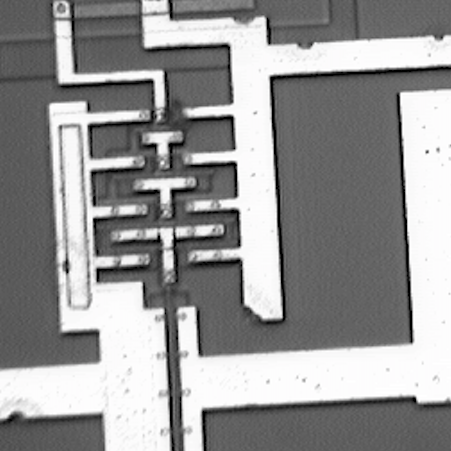
%> input picture ic.png, 451 x 451 px
$ octave ic_prewitt.m   (GNU Octave 9; MATLAB toolbox functions it lacks are replaced by stand-ins)
%> lines starting %> are read from the running program, lines starting %| are printed output that depends on the picture; in (x1, y1, x2, y2) boxes, pixels count from 0 and x2, y2 are one past the last pixel; in counts of white or black regions, pixels touching at a corner belong together; the program's own positions count from 1
clear all;
ic=imread('ic.png');
%> ic is the input picture: size 451x451x3 uint8; mean R, G, B 148.7, 148.6, 148.7
ic_gray=rgb2gray(ic);

px=[-1 0 1;-1 0 1;-1 0 1];   %prewitt x
icx=filter2(px,ic_gray);
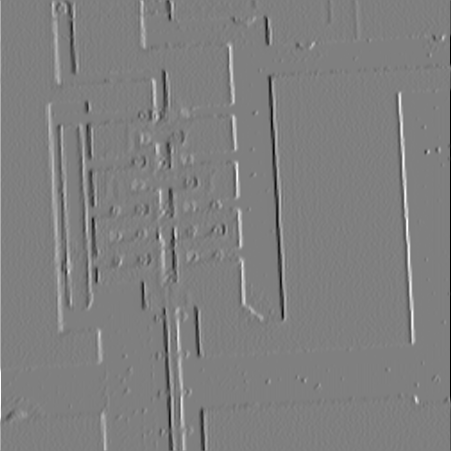
%> icx: size 451x451 double; min -762, max 762, mean 0.7; drawn with min black and max white
imshow(ic_gray);
figure,imshow(icx/255);

py=px';                      %prewitt y
icy=filter2(py,ic_gray);
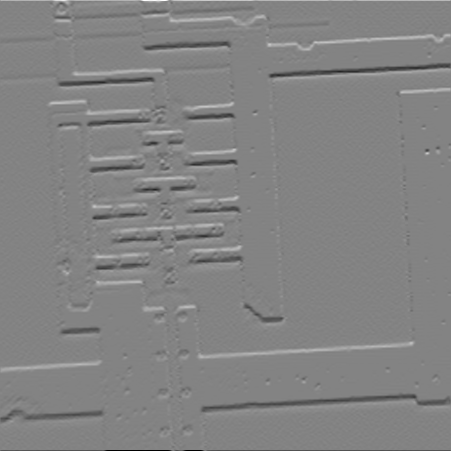
%> icy: size 451x451 double; min -756, max 714, mean 0.1; drawn with min black and max white
figure,imshow(icy/255);
%> after `imshow(icy/255)`:
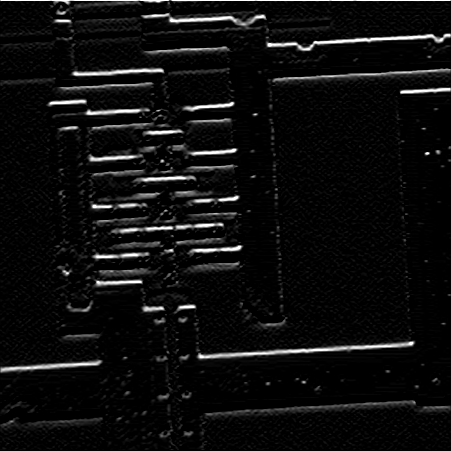
%> displayed picture: size 451x451, on the screen's scale of 0 to 255; min 0, max 255, mean 13.8

edge_p=sqrt(icx.^2+icy.^2);  %prewitt x&y (combined)
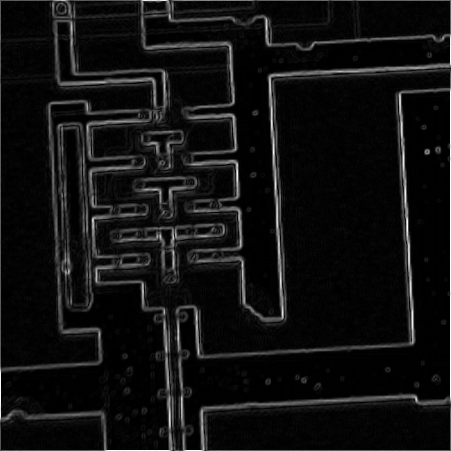
%> edge_p: size 451x451 double; min 0, max 762.1, mean 51.4; drawn with min black and max white
figure,imshow(edge_p/255);
%> after `imshow(edge_p/255)`:
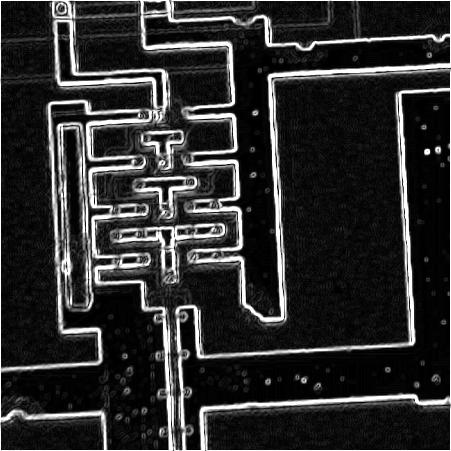
%> displayed picture: size 451x451, on the screen's scale of 0 to 255; min 0, max 255, mean 45.8

tn=graythresh(edge_p);%otsu method to find the best threshold value
%> tn = 0.498
edge_p_binarize=imbinarize(edge_p/255,tn);%binarize image by threshold
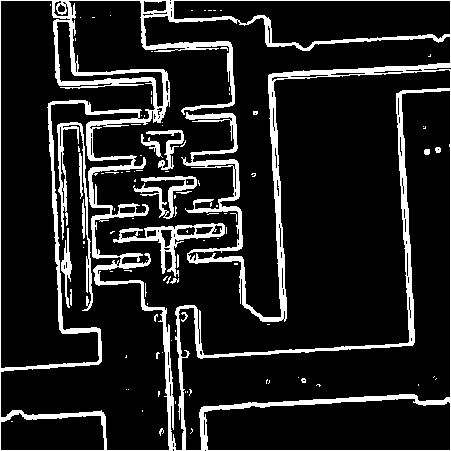
%> edge_p_binarize: size 451x451 logical; 13.4% white; 105 white regions (88 under 20 px), largest, box (x1, y1, x2, y2) and area: (0, 0, 451, 451) 22231, (113, 223, 225, 277) 1252, (57, 122, 93, 311) 1171
figure,imshow(edge_p_binarize);

%or, you can just use edge function, haha, so lazy -.-
edge_p_lazy=edge(ic_gray,'prewitt');
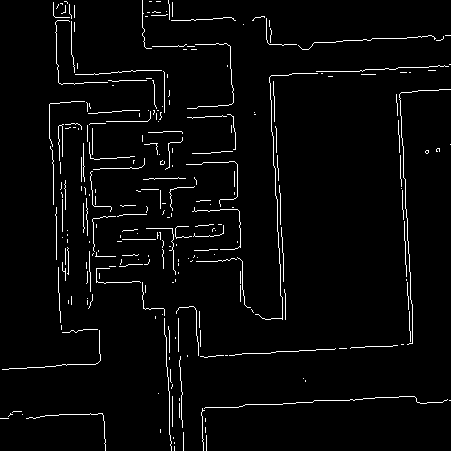
%> edge_p_lazy: size 451x451 logical; 3.1% white in thin lines or dots
figure,imshow(edge_p_lazy);

$ run again, with bird.png copied over ic.png
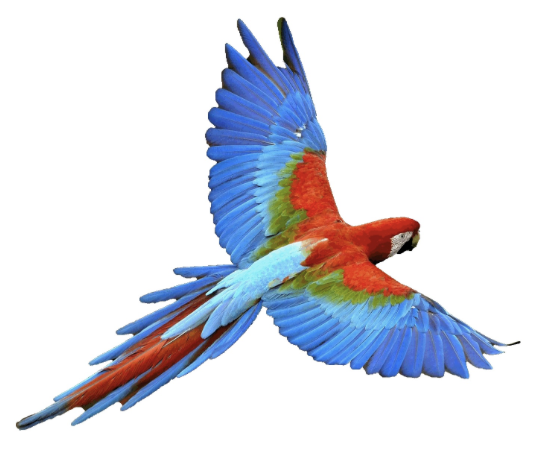
%> input picture bird.png, 550 x 454 px
%> ic is the input picture: size 454x550x3 uint8; mean R, G, B 218.9, 221.5, 230.2
%> `imshow(edge_p/255)`:
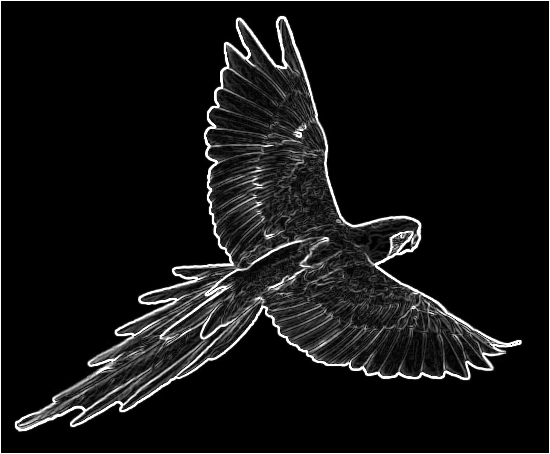
%> displayed picture: size 454x550, on the screen's scale of 0 to 255; min 0, max 255, mean 19.4
%> tn = 0.498
%> edge_p_binarize: size 454x550 logical; 4.6% white in thin lines or dots
%> `edge_p_lazy=edge(ic_gray,'prewitt');`:
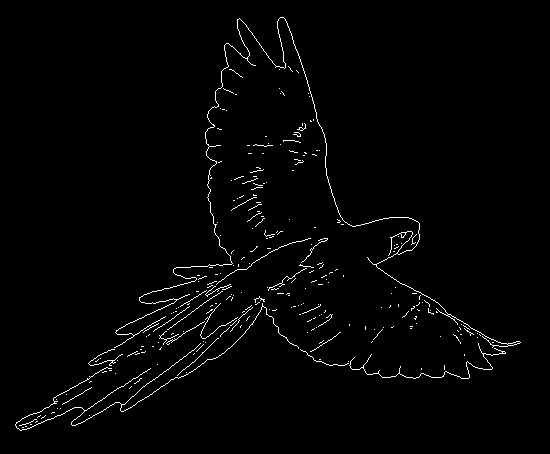
%> edge_p_lazy: size 454x550 logical; 1.7% white in thin lines or dots, all inside (x1, y1, x2, y2) = (15, 17, 521, 431)
